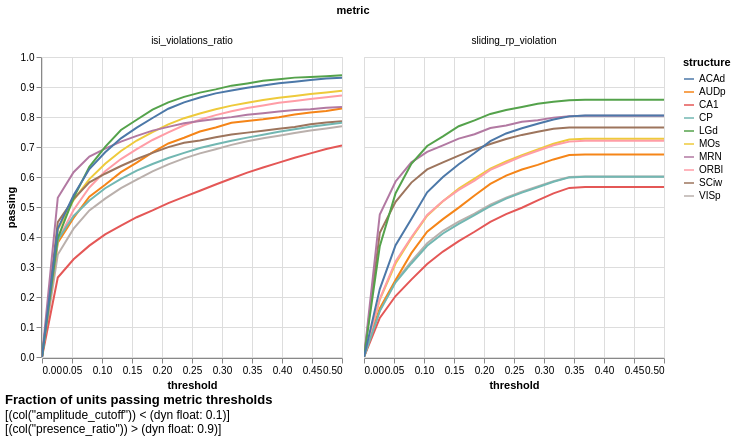

Here is the notebook cell this chart was saved with:
### Code cell
import numpy as np
import altair as alt

thresholds = tuple(np.linspace(0, 0.5, 20, endpoint=True))
filters = [pl.col('amplitude_cutoff') < 0.1, pl.col('presence_ratio') > 0.9]
# filters = [pl.lit(True)]
results = []
metrics = ['isi_violations_ratio', 'sliding_rp_violation']
for structure, df in units.filter(*filters).group_by('structure'):
    for metric in metrics:
        result = {}
        result['structure'] = structure[0]
        passing = []
        for thr in thresholds:
            passing.append(
                len(df.filter(pl.col(metric) < thr)) / len(df)
            )
        result['passing'] = passing
        result['metric'] = metric
        result['count'] = len(df)
        result['threshold'] = thresholds
        results.append(result)
    
(
    pl.DataFrame(results)
    .explode(['passing', 'threshold'])
    .plot
    .line(
        x='threshold',
        y='passing', 
        color='structure',
        column='metric',
    )
    .properties(
        title={
            "text": 'Fraction of units passing metric thresholds', 
            "subtitle": [str(f) for f in filters],
            "anchor": "start",
            "orient": 'bottom',
        },
    )
    .interactive()
)

### Figure 1 — Vega-Lite specification as saved in the notebook (floating-point values rounded to 4 significant figures; data arrays with more than 128 entries replaced by an {"elided": "..."} marker saying what was removed)
{"config": {"view": {"continuousWidth": 300, "continuousHeight": 300}}, "data": {"name": "data-65ca674d698a2cdf7c609e32d7e4c913"}, "mark": {"type": "line", "tooltip": true}, "encoding": {"color": {"field": "structure", "type": "nominal"}, "column": {"field": "metric", "type": "nominal"}, "x": {"field": "threshold", "type": "quantitative"}, "y": {"field": "passing", "type": "quantitative"}}, "params": [{"name": "param_7", "select": {"type": "interval", "encodings": ["x", "y"]}, "bind": "scales"}, {"name": "param_8", "select": {"type": "interval", "encodings": ["x", "y"]}, "bind": "scales"}], "title": {"text": "Fraction of units passing metric thresholds", "subtitle": ["[(col(\"amplitude_cutoff\")) < (dyn float: 0.1)]", "[(col(\"presence_ratio\")) > (dyn float: 0.9)]"], "anchor": "start", "orient": "bottom"}, "$schema": "https://vega.github.io/schema/vega-lite/v5.20.1.json", "datasets": {"data-65ca674d698a2cdf7c609e32d7e4c913": {"elided": "400 records"}}}
